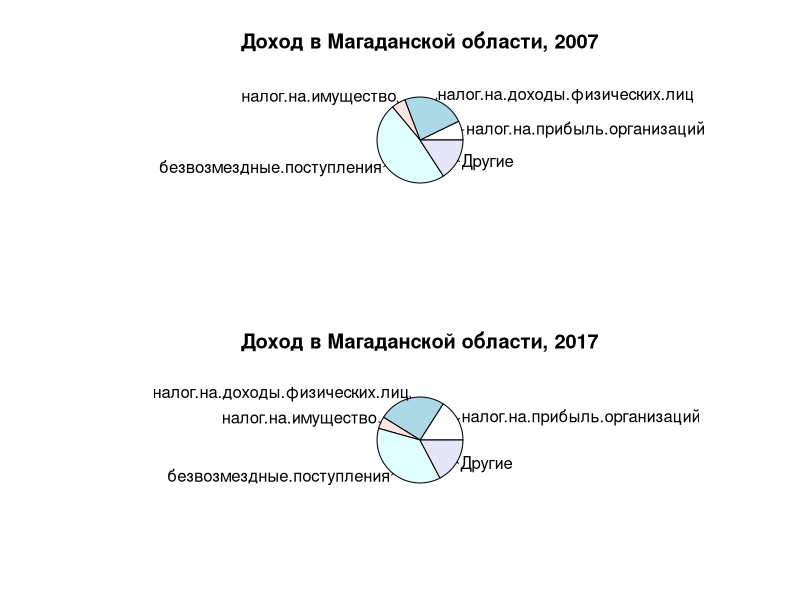

R code for this plot:
png(filename = 'plot-ex07.png', width = 1000, height = 1200, bg = 'transparent')
par(mfrow = c(2, 1))

d <- read.csv("data_ex-07.csv", stringsAsFactors = F, row.names = 1)
lbls <- c(colnames(d), "Другие")
lbls <- lbls[-1]

#2007
l <- c(d[1, T, drop = F]) # список 2007
v <- unlist(l, use.names = F) # достаем числа из списка
v[6] <- 2*v[1] - sum(v) # добавляем другие доходы
v <- v[-1] # убираем Доходы-всего

pie(v, lbls, main = "Доход в Магаданской области, 2007")

#2017
l <- c(d[2, T, drop = F]) # список 2017
v <- unlist(l, use.names = F) # достаем числа из списка
v[6] <- 2*v[1] - sum(v) # добавляем другие доходы
v <- v[-1] # убираем Доходы-всего

pie(v, lbls, main = "Доход в Магаданской области, 2017")

par(mfrow = c(1, 1))
dev.off()
